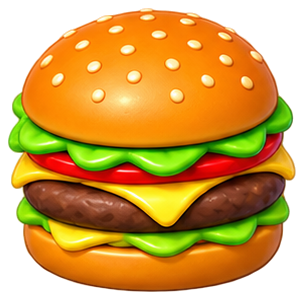
#> input picture preparation/design/batch1c/burger-r2/reference-burger-r1.png, 304 x 300 px
$ python -i prepare.py   (imports and definitions only)
#> lines starting #> are read from the running program, lines starting #| are printed output that depends on the picture; after the words box and inside, x2 and y2 are one past the last pixel; in counts of white or black regions, pixels touching at a corner belong together
"""Replace only R1 upper bread pixels with the generated flat upper bread.
The other original ingredients and lower support pixels remain unchanged.
"""
from pathlib import Path
import sys, importlib.util, json, hashlib
HERE=Path(__file__).resolve().parent
ROOT=HERE.parents[3]
sys.path.insert(0,str(Path.home()/'.cache/codex-art-tools'))
import cv2, numpy as np
from PIL import Image,ImageDraw
module_spec=importlib.util.spec_from_file_location('art',ROOT/'preparation/tools/prepare_batch1c_art.py')
# [1 line not run here, left out]

def bun_mask(im):
    a=np.asarray(im.convert('RGB')).astype(int)
    orange=((a[:,:,0]>a[:,:,1]+10)&(a[:,:,1]>a[:,:,2]+30)&(a[:,:,0]>a[:,:,2]+70)).astype(np.uint8)
    n,labels,stats,centers=cv2.connectedComponentsWithStats(orange)
    choices=[i for i in range(1,n) if centers[i][1]<im.height*.5]
    selected=max(choices,key=lambda i:stats[i,cv2.CC_STAT_AREA])
    contours,_=cv2.findContours((labels==selected).astype(np.uint8),cv2.RETR_EXTERNAL,cv2.CHAIN_APPROX_SIMPLE)
    mask=np.zeros(orange.shape,np.uint8);cv2.drawContours(mask,[max(contours,key=cv2.contourArea)],-1,255,-1)
    # Include original fine edge antialiasing but not any underlying ingredient.
    mask=cv2.dilate(mask,np.ones((3,3),np.uint8),iterations=1)
    return Image.fromarray(mask)

# [2 lines not run here, left out]
# [1 line that did not run here, left out]
# [1 line that did not run here, left out]
# [1 line that did not run here, left out]
# [1 line that did not run here, left out]
# [1 line that did not run here, left out]
# [1 line that did not run here, left out]
# [1 line that did not run here, left out]
# [1 line that did not run here, left out]
# [1 line that did not run here, left out]
# Retain old canvas coordinates in a separate file so unchanged-pixel proof is exact.
composite.save(HERE/'composite-original-coordinates.png')
# [1 line that did not run here, left out]
# [1 line that did not run here, left out]
sprite.save(HERE/'object_burger.png')
# [1 line that did not run here, left out]
# [1 line that did not run here, left out]
# [1 line that did not run here, left out]
# [1 line that did not run here, left out]
# [1 line that did not run here, left out]
for x,y in polygon:d.ellipse((x-1,y-1,x+1,y+1),fill=(255,225,0,255))
overlay.convert('RGB').save(HERE/'geometry-overlay.png')
pair=Image.new('RGB',(640,340),(215,231,243))
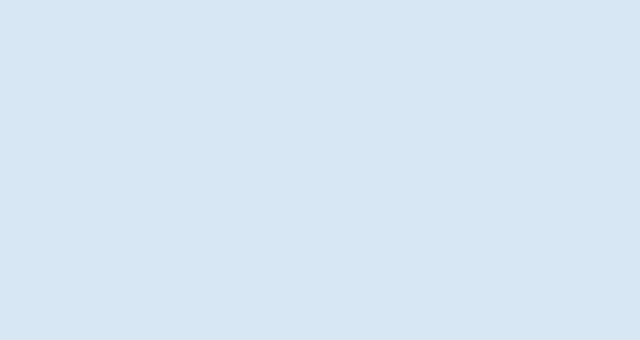
#> pair: PIL image 640x340 RGB; mean R, G, B 215, 231, 243
# [3 lines not run here, left out]
# [1 line that did not run here, left out]
# [1 line that did not run here, left out]
# [1 line that did not run here, left out]
# [2 lines not run here, left out]
# [9 lines that did not run here, left out]
# [2 lines not run here, left out]

>>> from PIL import Image
>>> picture = Image.open('reference-burger-r1.png')
#> picture is the input picture: PIL image 304x300 RGBA; mean R, G, B, A 141.5, 94.5, 15.9, 184.4
>>> result = bun_mask(picture)
#> in bun_mask, `a=np.asarray(im.convert('RGB')).astype(int)`:
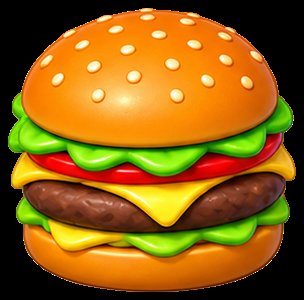
#> a: shape (300, 304, 3) int64; mean R, G, B 141.5, 94.5, 15.9
#> in bun_mask, `orange=((a[:,:,0]>a[:,:,1]+10)&(a[:,:,1]>a[:,:,2]+30)&(a[:,:,0]>a[:,:,..`:
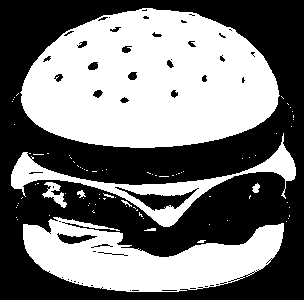
#> orange: shape (300, 304); values 0 (black) and 1 (white), 47.5% white; 82 white regions (73 under 20 px)
#> in bun_mask, `n,labels,stats,centers=cv2.connectedComponentsWithStats(orange)`:
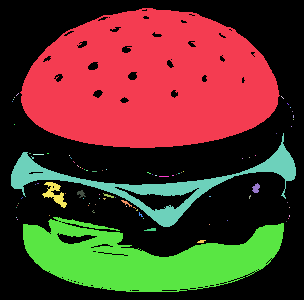
#> labels: shape (300, 304) int32; 83 distinct labels, from 0 to 82; one colour per label, 0 black
#> in bun_mask, `n,labels,stats,centers=cv2.connectedComponentsWithStats(orange)`: n = 83; stats = 83 rows, first 6: [0, 0, 304, 300, 47883], [20, 8, 260, 140, 27313], [16, 93, 3, 3, 3], [14, 97, 1, 1, 1], [281, 96, 3, 3, 3], [13, 99, 1, 1, 1]; centers = 83 pairs, first value 12 to 293, second value 82 to 258.8
#> in bun_mask, `choices=[i for i in range(1,n) if centers[i][1]<im.height*.5]`: choices = [1, 2, 3, 4, 5, 6, 7, 8, 9, 10, 11, 12, 13, 14]
#> in bun_mask, `selected=max(choices,key=lambda i:stats[i,cv2.CC_STAT_AREA])`: selected = 1
#> in bun_mask, `contours,_=cv2.findContours((labels==selected).astype(np.uint8),cv2.RE..`: contours = 1 contour; box (x1, y1, x2, y2) and area: (20, 8, 280, 148) 27700
#> in bun_mask, `cv2.drawContours(mask, [max(contours, key=cv2.contourArea)], -1, 255, `:
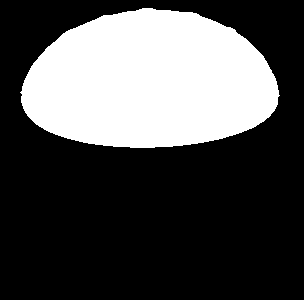
#> mask: shape (300, 304); 30.7% white; 1 white region, box (x1, y1, x2, y2) and area: (20, 8, 280, 148) 27995
#> in bun_mask, `mask=cv2.dilate(mask,np.ones((3,3),np.uint8),iterations=1)`:
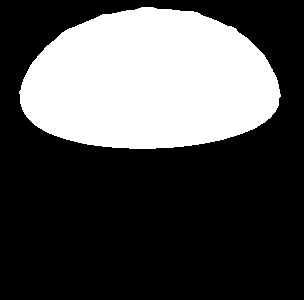
#> mask: shape (300, 304); 31.6% white; 1 white region, box (x1, y1, x2, y2) and area: (19, 7, 281, 149) 28801
